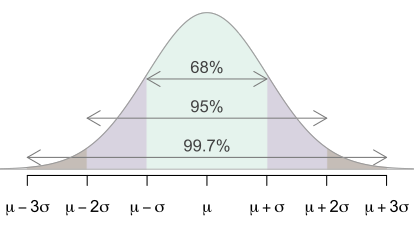

R code for this plot:

#===> plot <===#
par(las=1, mar=c(2.5,0,0.3,0))
X <- seq(-4,4,0.01)
Y <- dnorm(X)
plot(X, Y, type='n', axes=F, ylim=c(0,0.4), xlim=c(-3.2,3.2))
abline(h=0, col='#AAAAAA')
axis(1, at=-3:3, label=expression(mu-3*sigma,mu-2*sigma,mu-sigma,mu,
	mu+sigma,mu+2*sigma,mu+3*sigma))
COL <- c('#DFF0E8', '#CFC8D8', '#B8AFA8')
for(i in 3:1){
	these <- (X>=-i & X <= i)
	polygon(c(-i,X[these],i),c(0,Y[these],0), col=COL[i], border=COL[i])
}
#lines(c(0,0),c(0,dnorm(0)), col='#888888')

#===> label 99.7 <===#
arrows(-3,0.03, 3,0.03, code=3, col='#666666', length=0.15)
#lines(c(-3,-3), c(0,0.03), lty=3, col='#888888')
#lines(c(3,3), c(0,0.03), lty=3, col='#888888')
text(0, 0.02, '99.7%', col='#333333', pos=3)

#===> label 95 <===#
arrows(-2,0.13, 2,0.13, code=3, col='#666666', length=0.15)
#lines(c(-2,-2), c(0,0.13), lty=3, col='#888888')
#lines(c(2,2), c(0,0.13), lty=3, col='#888888')
text(0, 0.12, '95%', col='#333333', pos=3)

#===> label 68 <===#
arrows(-1,0.23, 1,0.23, code=3, col='#666666', length=0.15)
#lines(c(-1,-1), c(0,0.23), lty=3, col='#888888')
#lines(c(1,1), c(0,0.23), lty=3, col='#888888')
text(0, 0.22, '68%', col='#333333', pos=3)

lines(X, Y, col='#888888')
abline(h=0, col='#AAAAAA')
